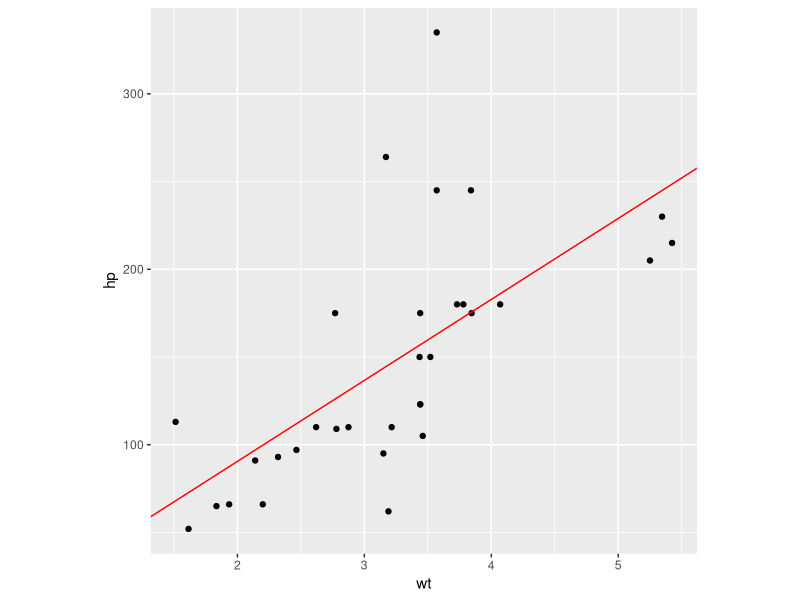

The R script that drew this image:
## ---- chunk 1
knitr::opts_chunk$set(
  echo = FALSE,
  fig.align = "center")
library(tidyverse)
## ---- chunk 2
x <- c(6.82, 1.44, 9.39,  8.51, 10.38,  4.59, 14.96,  9.68, 13.54,  6.42, 11.03,  
       3.53, 16.91,  9.52,  8.16,  8.97,  8.32,  3.58, 13.57,  9.99)
y <- c(36.69, 6.39, 49.59, 45.65, 52.18, 27.66, 79.35, 54.10, 71.01, 34.60, 61.17, 
       22.79, 91.20, 50.57, 44.11, 53.51, 45.96, 22.20, 73.01, 55.70)
## ---- chunk 3
head(mtcars, n = 3)
## ---- chunk 4
fit <- lm(hp ~ wt, data = mtcars)
beta0 <- fit$coef[1]; beta1 <- fit$coef[2]
ggplot(mtcars, aes(wt, hp)) + 
  geom_point() + 
  geom_abline(intercept = beta0, slope = beta1, color = "red") +
  theme(aspect.ratio = 1)
